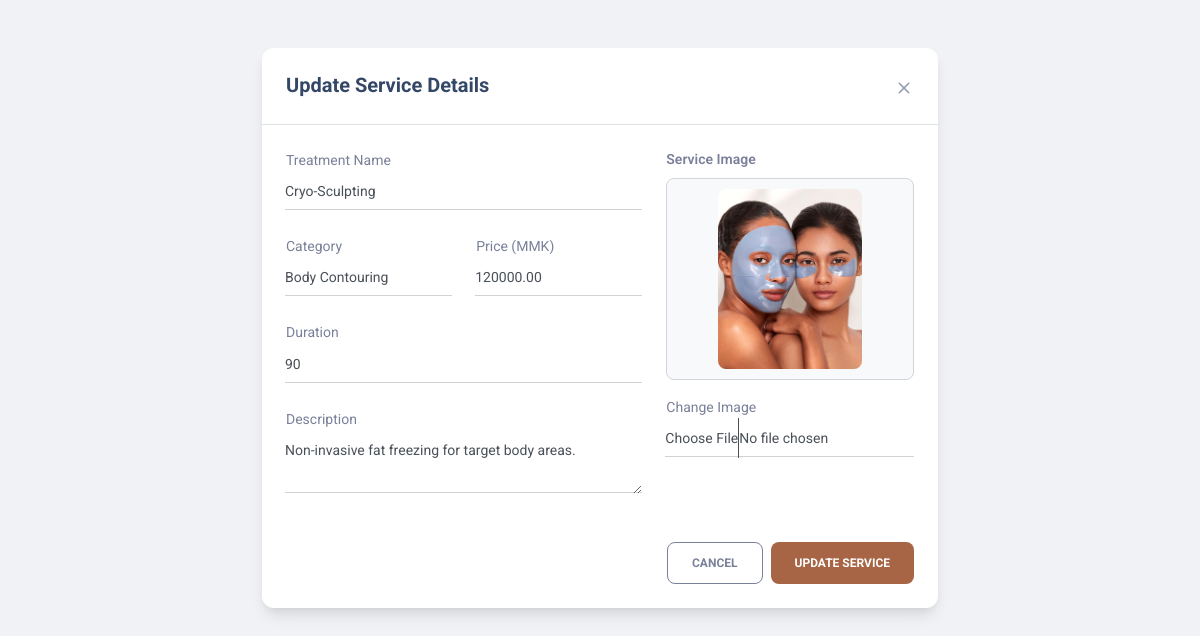
Screenshot of /pages/Treatment_Update.php?treatmentID=3 (signed in) with the database file from the repository.
### tables this page shows
CREATE TABLE `treatment` (
  `treatmentID` int(11) NOT NULL,
  `treatmentName` varchar(150) NOT NULL,
  `categoryID` int(11) NOT NULL,
  `price` decimal(10,2) NOT NULL,
  `duration` varchar(50) NOT NULL,
  `description` text DEFAULT NULL,
  `image` varchar(255) DEFAULT NULL
);

### pages/Treatment_Update.php (the view, shortened to what this page needs)
<?php
include("connect.php");
if(isset($_GET['treatmentID'])) {
    $treatmentID = mysqli_real_escape_string($connect, $_GET['treatmentID']);
    $query = "SELECT * FROM treatment WHERE treatmentID = '$treatmentID'";
    $result = mysqli_query($connect, $query);
    $arr = mysqli_fetch_array($result);
}
?>
<!DOCTYPE html>
<html lang="en">
<head>
    <link id="pagestyle" href="../assets/css/material-dashboard.css?v=3.1.0" rel="stylesheet" />
</head>
<body class="g-sidenav-show bg-gray-200">
    <main class="main-content">
        <div class="container-fluid py-4">
            <div class="row justify-content-center mt-4">
                <div class="col-lg-7 col-md-10">
                    <div class="card shadow-lg">
                        <div class="card-header-custom d-flex justify-content-between align-items-center">
                            <h5 class="mb-0 font-weight-bolder">Update Service Details</h5>
                            <a href="Treatment_Entry.php" class="btn-close text-dark"><i class="material-icons">close</i></a>
                        </div>
                        <div class="card-body">
                            <form action="Treatment_Update.php" method="POST" enctype="multipart/form-data">
                                <div class="row">
                                    <div class="col-md-7">
                                        <div class="input-group input-group-static mb-4">
                                            <label>Treatment Name</label>
                                            <input type="text" name="txttreatmentName" value="<?php echo $arr['treatmentName']?>" class="form-control" required>
                                        </div>
                                        <div class="row">
                                            <div class="col-6">
                                                <div class="input-group input-group-static mb-4">
                                                    <label>Category</label>
                                                    <select name="cbocategory" class="form-control">
                                                        <?php
                                                        $cat_res = mysqli_query($connect, "SELECT * FROM category");
                                                        while($cat = mysqli_fetch_array($cat_res)) {
                                                            $selected = ($cat['categoryID'] == $arr['categoryID']) ? "selected" : "";
                                                            echo "<option value='{$cat['categoryID']}' $selected>{$cat['categoryName']}</option>";
                                                        }
                                                        ?>
                                                    </select>
                                                </div>
                                            </div>
                                            <div class="col-6">
                                                <div class="input-group input-group-static mb-4">
                                                    <label>Price (MMK)</label>
                                                    <input type="number" name="txtPrice" value="<?php echo $arr['price']?>" class="form-control" required>
                                                </div>
                                            </div>
                                        </div>
                                        <div class="input-group input-group-static mb-4">
                                            <label>Duration</label>
                                            <input type="text" name="txtDuration" value="<?php echo $arr['duration']?>" class="form-control" required>
                                        </div>
                                        <div class="input-group input-group-static mb-4">
                                            <label>Description</label>
                                            <textarea name="txtDescription" class="form-control" rows="2"><?php echo $arr['description']?></textarea>
                                        </div>
                                    </div>
                                    <div class="col-md-5">
                                        <p class="text-sm font-weight-bold mb-2">Service Image</p>
                                        <div class="preview-box mb-3">
                                            <img id="imagePreview" src="<?php echo $arr['image'] ?>" style="max-width: 100%; max-height: 180px; border-radius: 8px;">
                                        </div>
                                        <div class="input-group input-group-static">
                                            <label>Change Image</label>
                                            <input type="file" name="txtImage" class="form-control" onchange="previewImage(event)">
                                        </div>
                                    </div>
                                </div>
                                <div class="d-flex justify-content-end gap-2 mt-4">
                                    <a href="Treatment_Entry.php" class="btn btn-outline-secondary mb-0">Cancel</a>
                                    <button type="submit" name="btnUpdate" class="btn updatebtn mb-0">Update Service</button>
                                </div>
                            </form>
                        </div>
                    </div>
                </div>
            </div>
        </div>
    </main>
</body>
</html>

### pages/Treatment_Update.php (style rules this page uses)
.updatebtn { background-color: #A76545 !important; color: #fff !important; }
.card-header-custom { background: transparent; border-bottom: 1px solid #dee2e6; padding: 1.5rem; }
.preview-box { border: 1px solid #d2d6da; border-radius: 0.5rem; padding: 10px; text-align: center; background: #f8f9fa; }

### rows the page displays
treatment: txttreatmentName "Cryo-Sculpting", txtPrice "120000.00", txtDuration "90", txtDescription "Non-invasive fat freezing for target body areas.", image (picture)

### other values shown
form field cbocategory "Body Contouring"
